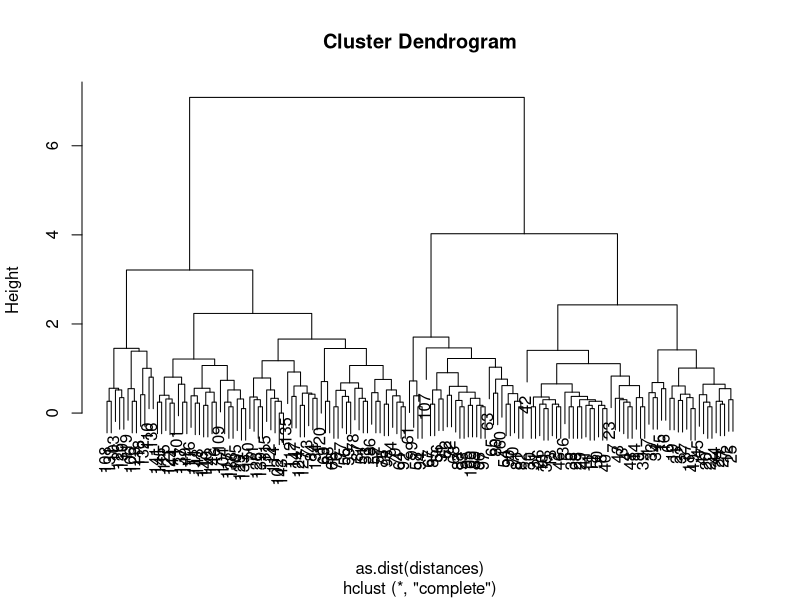
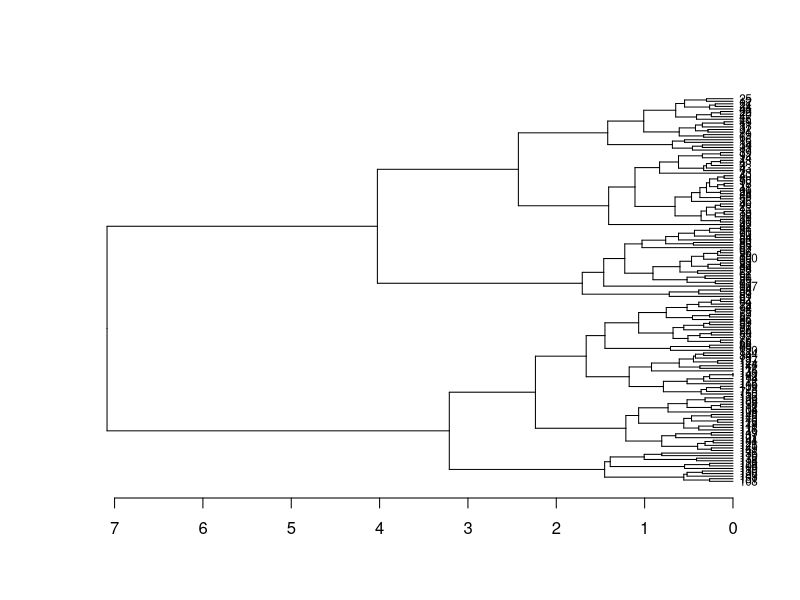
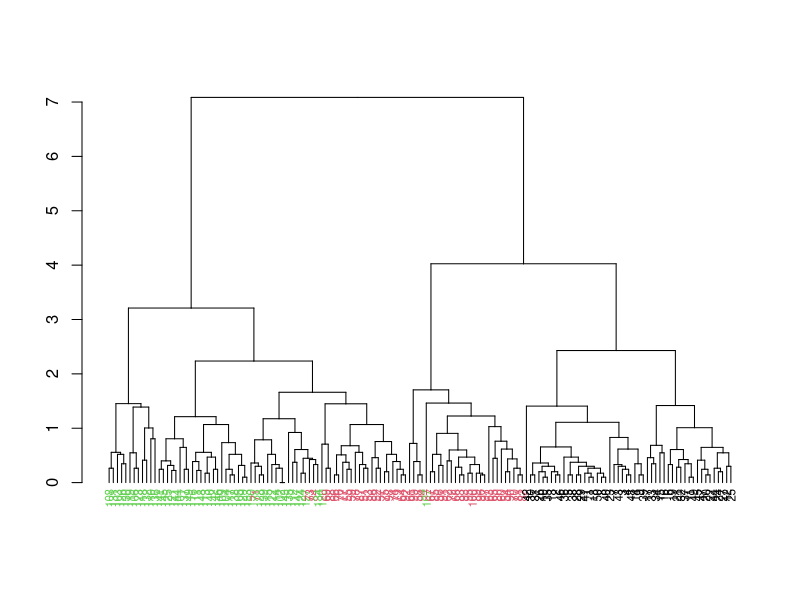
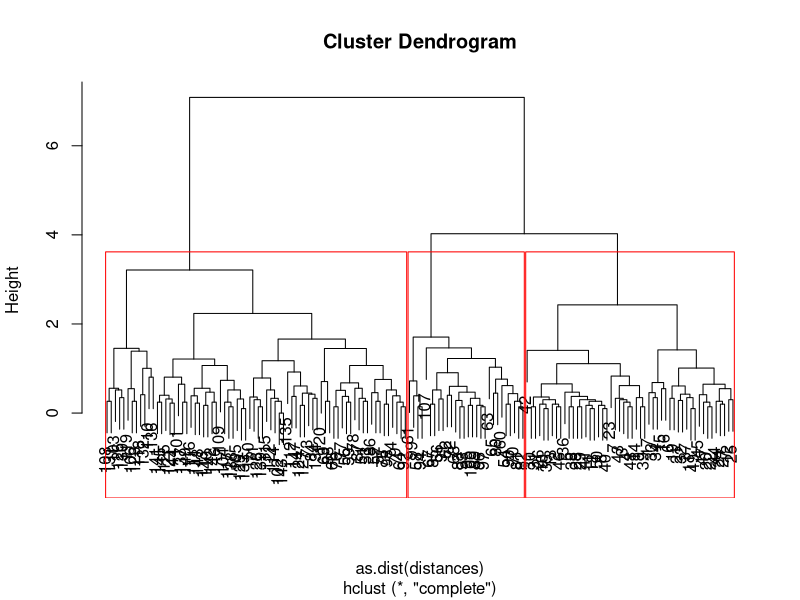
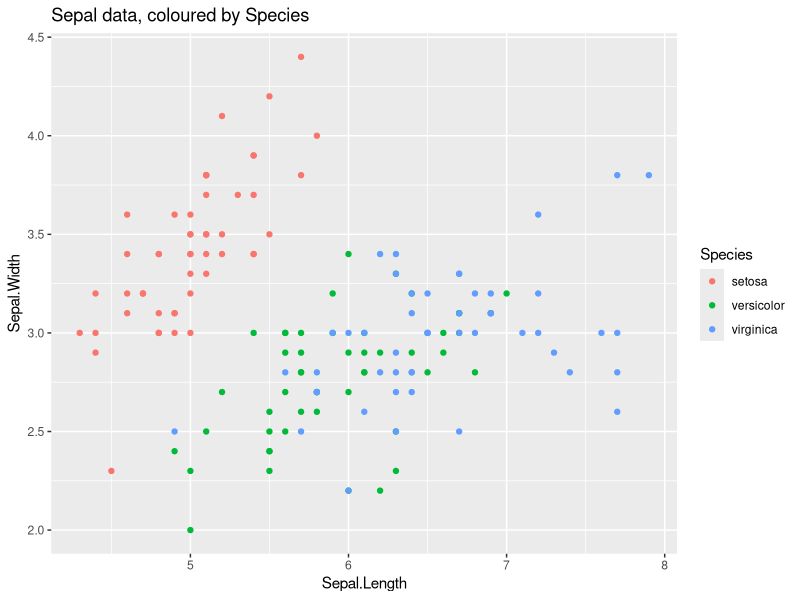
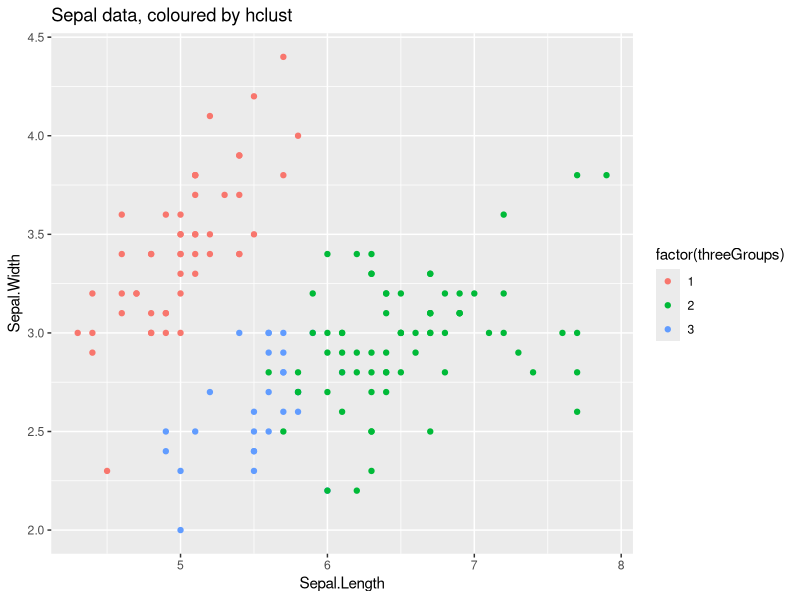
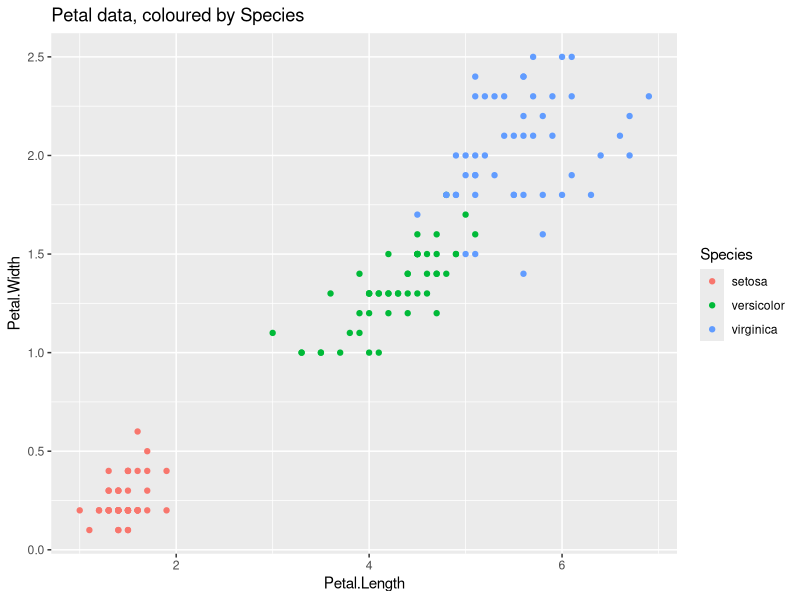
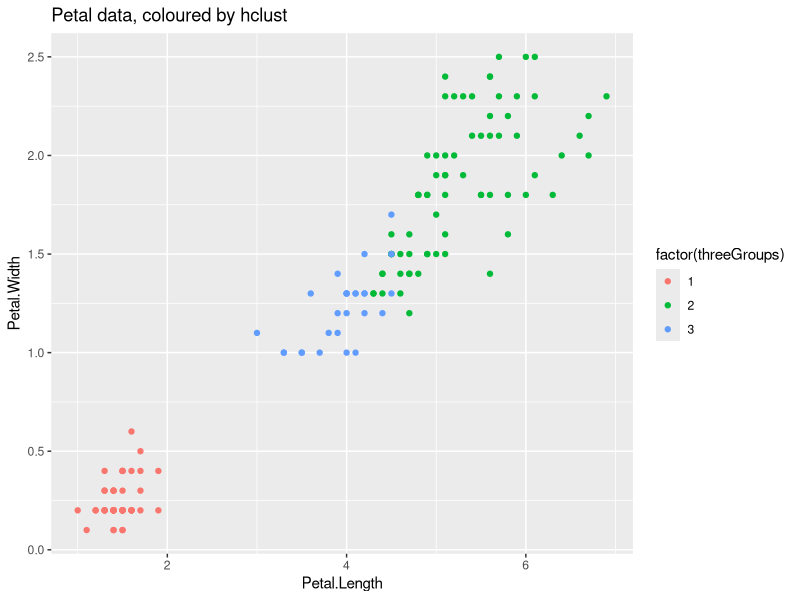

These figures' R source, in order:
## ---- chunk 1
## For this chapter, we will use the Iris dataset
## We will cluster the values, and see if they cluster according to their species
data(iris)
irisValues <- iris[, c("Sepal.Length", "Sepal.Width", "Petal.Length", "Petal.Width")]
## ---- chunk 2
distances <- as.matrix(dist(irisValues, method="euclidean"))
## ---- chunk 3
hclustTree <- hclust(as.dist(distances))
## ---- chunk 4
plot(hclustTree)
## ---- chunk 5
## Changing the orientation of the dendrogram, and the size of the labels
dendrogram1 <- as.dendrogram(hclustTree)
plot(dendrogram1, nodePar=list(lab.cex=0.7, cex=NA), horiz = TRUE)
## ---- chunk 6
## A more complex example using dendrapply to change leaves color and label size
## Color is now function of the Species
colorLabels <- factor(iris$Species)

dendrogramH <- as.dendrogram(hclustTree)
dendColored <- dendrapply(dendrogramH, FUN=function(n) {
    if(is.leaf(n)) {
        att <- attributes(n)
        attr(n, "nodePar") <- c(
            att$nodePar,
            list(lab.col = as.numeric(colorLabels[as.numeric(att$label)]), 
                 lab.cex=.7, cex=NA)
            )
    }
    return(n)
})
plot(dendColored)

## ---- chunk 7
threeGroups <- cutree(hclustTree, k=3)
## ---- chunk 8
## Draw dendogram 
plot(hclustTree) 
## Draw red borders around the k clusters
rect.hclust(hclustTree, k=3, border="red") 
## ---- chunk 9
library("ggplot2")
qplot(data=iris, x=Sepal.Length, y=Sepal.Width, colour=Species, main="Sepal data, coloured by Species")
qplot(data=iris, x=Sepal.Length, y=Sepal.Width, colour=factor(threeGroups), main="Sepal data, coloured by hclust")
qplot(data=iris, x=Petal.Length, y=Petal.Width, colour=Species, main="Petal data, coloured by Species")
qplot(data=iris, x=Petal.Length, y=Petal.Width, colour=factor(threeGroups), main="Petal data, coloured by hclust")
## ---- chunk 10
woodSlices <- cutree(hclustTree, h=1:floor(max(hclustTree$height)))
## Display the groups of the first 20 observations.
woodSlices[1:20, ]
## ---- chunk 11
## Set clusters number 
nbClusters4kmeans <- 3
## Maximal number of iterations
nbMaxIteration <- 100
## Algorithm to be used
algo <- "Hartigan-Wong" # or "Lloyd", "Forgy", "MacQueen"

# Compute clustering
kmeansClust <- kmeans(irisValues, 
                      centers=nbClusters4kmeans, 
                      iter.max=nbMaxIteration,
                      nstart=100,
                      algorithm=algo)
kmeansThreeGroups <- kmeansClust$cluster
## ---- chunk 12
library("ggplot2")
qplot(data=iris, x=Sepal.Length, y=Sepal.Width, 
      colour=Species, main="Sepal data, coloured by Species")
qplot(data=iris, x=Sepal.Length, y=Sepal.Width, 
      colour=factor(kmeansThreeGroups), main="Sepal data, coloured by k-means")
qplot(data=iris, x=Petal.Length, y=Petal.Width, 
      colour=Species, main="Petal data, coloured by Species")
qplot(data=iris, x=Petal.Length, y=Petal.Width, 
      colour=factor(kmeansThreeGroups), main="Petal data, coloured by k-means")
## ---- chunk 13
createCoAssocMatrix <- function(Iter, rangeK, dataSet) {
    nV <- dim(dataSet)[1]
    CoAssoc <- matrix(rep(0, nV * nV), nrow = nV)

    for (j in 1:Iter) {
        jK <- sample(c(rangeK[1]:rangeK[2]), 1, replace = FALSE)
        jSpecCl <- kmeans(x = dataSet, centers = jK)$cluster
        CoAssoc_j <- matrix(rep(0, nV * nV), nrow = nV)
        for (i in unique(jSpecCl)) {
            indVenues <- which(jSpecCl == i)
            CoAssoc_j[indVenues, indVenues] <- CoAssoc_j[indVenues, indVenues] + (1/Iter)
        }
        CoAssoc <- CoAssoc + CoAssoc_j
    }
    return(CoAssoc)
}

eac <- function(Iter, rangeK, dataset, hcMethod = "single") {
    CoAssocSim <- createCoAssocMatrix(Iter, rangeK, dataset)

    # transform from similiarity into distance matrix
    CoAssocDist <- 1 - CoAssocSim
    hclustM <- hclust(as.dist(CoAssocDist), method = hcMethod)
    # determine the cut
    cutValue <- hclustM$height[which.max(diff(hclustM$height))]  
    return(cutree(hclustM, h = cutValue))
}
## ---- chunk 14
set.seed(1234)
testClusterMeth <- eac(Iter = 100, rangeK = c(2, 25), dataset = irisValues, hcMethod = "single")
table(testClusterMeth)

## ---- chunk 15
library("ggplot2")
qplot(data=iris, x=Sepal.Length, y=Sepal.Width, 
      colour=Species, main="Sepal data, coloured by Species")
qplot(data=iris, x=Sepal.Length, y=Sepal.Width, 
      colour=factor(testClusterMeth), main="Sepal data, coloured by EAC")
qplot(data=iris, x=Petal.Length, y=Petal.Width, 
      colour=Species, main="Petal data, coloured by Species")
qplot(data=iris, x=Petal.Length, y=Petal.Width, 
      colour=factor(testClusterMeth), main="Petal data, coloured by EAC")
## ---- chunk 16
## Maximal number of iterations
nbMaxIteration <- 100
## Algorithm to be used
algo <- "Hartigan-Wong" # or "Lloyd", "Forgy", "MacQueen"

distWithins <- vapply(2:25, FUN.VALUE=c(Within=0),
                     FUN=function(nbClusters) {
                         return(
                             kmeans(irisValues, 
                                    centers = nbClusters, 
                                    iter.max = 100, 
                                    algorithm = "Hartigan-Wong")$tot.withinss)
                     })
plot(x=2:25, y=distWithins, pch=16, type="b")
